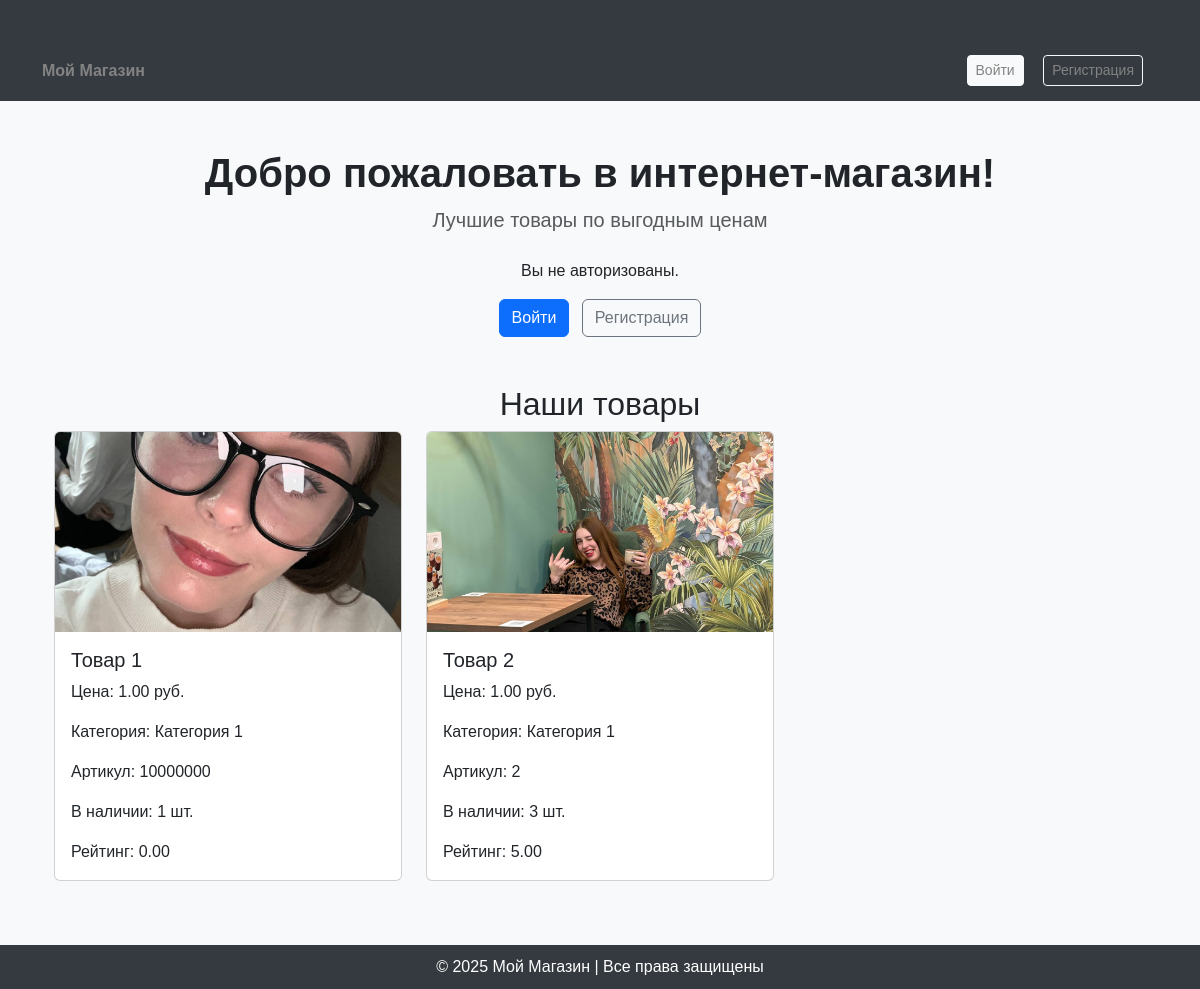
Before: / with the older database file.
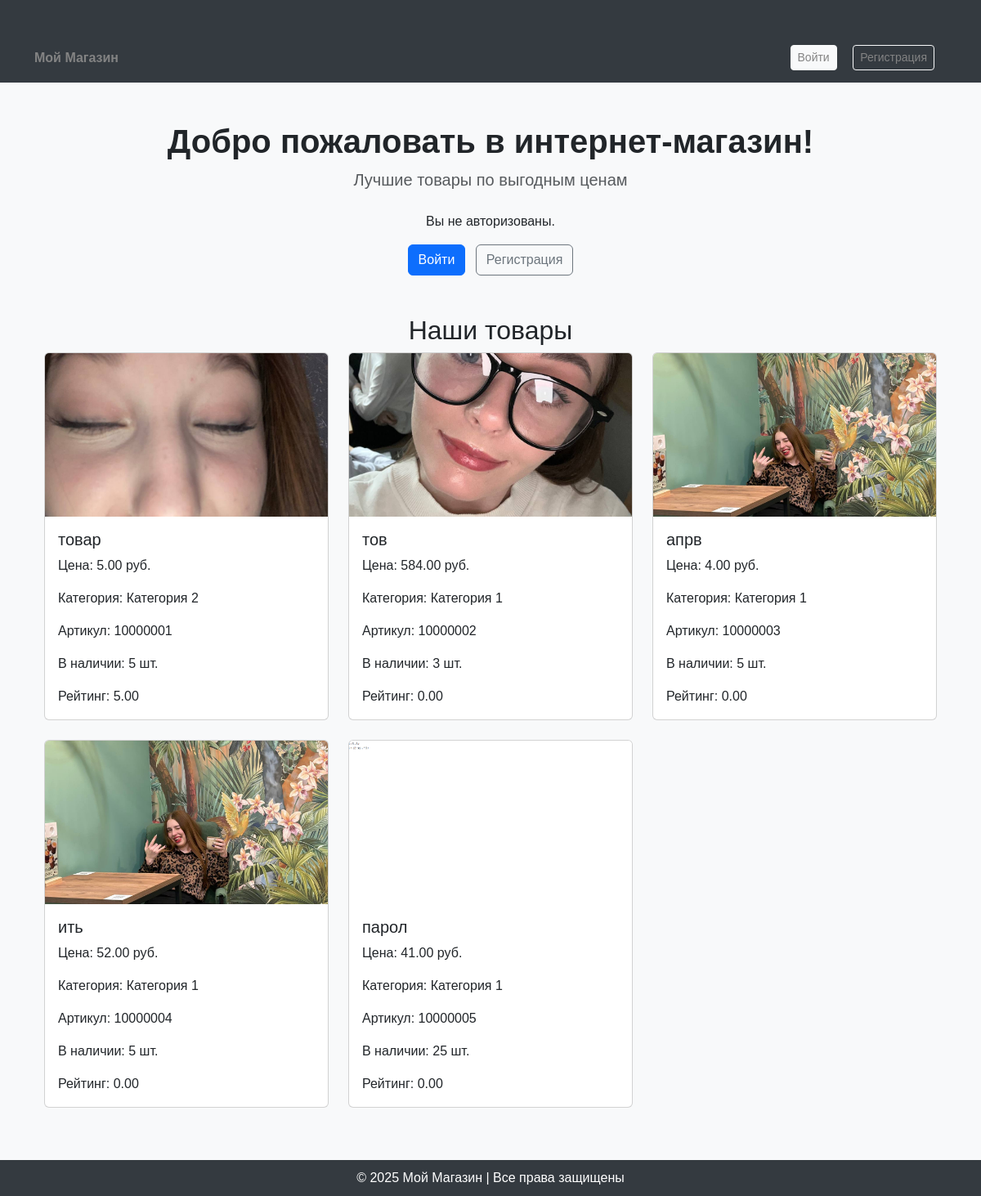
After: the same page with the newer database file.
### accounts/models.py (models this page shows, shortened)
class Product(models.Model):
    name = models.CharField(max_length=255, verbose_name="Название")
    price = models.DecimalField(max_digits=10, decimal_places=2, verbose_name="Цена")
    parameter_1 = models.CharField(max_length=255, blank=True, verbose_name="Параметр 1")
    parameter_2 = models.CharField(max_length=255, blank=True, verbose_name="Параметр 2")
    parameter_3 = models.CharField(max_length=255, blank=True, verbose_name="Параметр 3")
    parameter_4 = models.CharField(max_length=255, blank=True, verbose_name="Параметр 4")
    parameter_5 = models.CharField(max_length=255, blank=True, verbose_name="Параметр 5")
    category = models.ForeignKey(Category, on_delete=models.CASCADE, verbose_name="Категория")
    subcategory = models.ForeignKey(Subcategory, on_delete=models.SET_NULL, blank=True, null=True, verbose_name="Подкатегория")  # <-- Добавили
    sku = models.CharField(max_length=50, unique=True, verbose_name="Артикул", blank=True)
    image = models.ImageField(upload_to="product_images/", blank=True, null=True, verbose_name="Изображение")
    description = models.TextField(blank=True, null=True, verbose_name="Описание")
    stock_quantity = models.PositiveIntegerField(default=0, verbose_name="Количество в наличии")
    average_rating = models.DecimalField(max_digits=3, decimal_places=2, default=0.00)

class Category(models.Model):
    name = models.CharField(max_length=255, unique=True, verbose_name="Название категории")

### accounts/views.py (the view)
# urls.py: path('', views.home, name='home'),
def home(request):
    products = Product.objects.all()
    return render(request, 'home.html', {'products': products})

### accounts/context_processors.py (called while the page is built)
def notification_counter(request):
    if request.user.is_authenticated:
        count = Notification.objects.filter(user=request.user, is_read=False).count()
        return {'unread_notifications_count': count}
    return {}

### templates/home.html
{% extends "base.html" %}
{% block content %}
<div class="text-center mt-5">
    <h1 class="fw-bold">Добро пожаловать в интернет-магазин!</h1>
    <p class="lead text-muted">Лучшие товары по выгодным ценам</p>
    {% if user.is_authenticated %}
    <p class="mt-4">Вы вошли как <strong>{{ user.username }}</strong></p>
    {% if user.is_superuser %}
    <div class="d-flex flex-column align-items-center mt-3 gap-2">
        <a href="{% url 'add_product' %}" class="btn btn-success">Добавить товар</a>
        <a href="{% url 'add_category' %}" class="btn btn-success">Добавить категорию</a>
        <a href="{% url 'users_list' %}" class="btn btn-success">Активность пользователей</a>
        <a href="{% url 'add_pickup_point' %}" class="btn btn-success">Добавить ПВЗ</a>
        <a href="{% url 'view_orders' %}" class="btn btn-success">Просмотр заказов</a>
        <a href="{% url 'user_info' %}" class="btn btn-success">Просмотр информации о пользователях</a>
    </div>
    {% else %}
    <a href="{% url 'logout' %}" class="btn btn-danger">Выйти</a>
    {% endif %}
    {% else %}
    <p class="mt-4">Вы не авторизованы.</p>
    <a href="{% url 'login' %}" class="btn btn-primary me-2">Войти</a>
    <a href="{% url 'register' %}" class="btn btn-outline-secondary">Регистрация</a>
    {% endif %}
</div>
<div class="container mt-5">
    <h2 class="text-center">Наши товары</h2>
    <div class="row">
        {% for product in products %}
        {% include 'includes/product_card.html' %}
        {% empty %}
        <p class="text-center">Товары не найдены.</p>
        {% endfor %}
    </div>
</div>
{% endblock %}

### templates/includes/product_card.html (shortened to what this page needs)
<div class="col-md-4 mb-4">
    <a href="{% url 'product_detail' product.id %}" class="text-decoration-none text-dark">
        <div class="card">
            {% if product.image %}
            <img src="{{ product.image.url }}" class="card-img-top" alt="{{ product.name }}"
                 style="object-fit: cover; height: 200px;">
            {% else %}
            <img src="https://via.placeholder.com/300x200" class="card-img-top" alt="No Image Available"
                 style="object-fit: cover; height: 200px;">
            {% endif %}
            <div class="card-body">
                <h5 class="card-title">{{ product.name }}</h5>
                <p class="card-text">Цена: {{ product.price }} руб.</p>
                <p class="card-text">Категория: {{ product.category.name }}</p>
                <p class="card-text">Артикул: {{ product.sku }}</p>
                <p class="card-text">В наличии: {{ product.stock_quantity }} шт.</p>
                <div class="mt-2">
                    <span>Рейтинг: {{ product.average_rating|floatformat:2 }}</span>
                </div>
            </div>
        </div>
    </a>
</div>

Changed rows visible on the page:
removed Product: image (picture), name "Товар 1", price "1.00", category.name "Категория 1", sku "10000000", stock_quantity "1", average_rating "0.00"
removed Product: image (picture), name "Товар 2", price "1.00", category.name "Категория 1", sku "2", stock_quantity "3", average_rating "5.00"
added Product: image (picture), name "товар", price "5.00", category.name "Категория 2", sku "10000001", stock_quantity "5", average_rating "5.00"
added Product: image (picture), name "тов", price "584.00", category.name "Категория 1", sku "10000002", stock_quantity "3", average_rating "0.00"
added Product: image (picture), name "апрв", price "4.00", category.name "Категория 1", sku "10000003", stock_quantity "5", average_rating "0.00"
added Product: image (picture), name "ить", price "52.00", category.name "Категория 1", sku "10000004", stock_quantity "5", average_rating "0.00"
added Product: image (picture), name "парол", price "41.00", category.name "Категория 1", sku "10000005", stock_quantity "25", average_rating "0.00"
